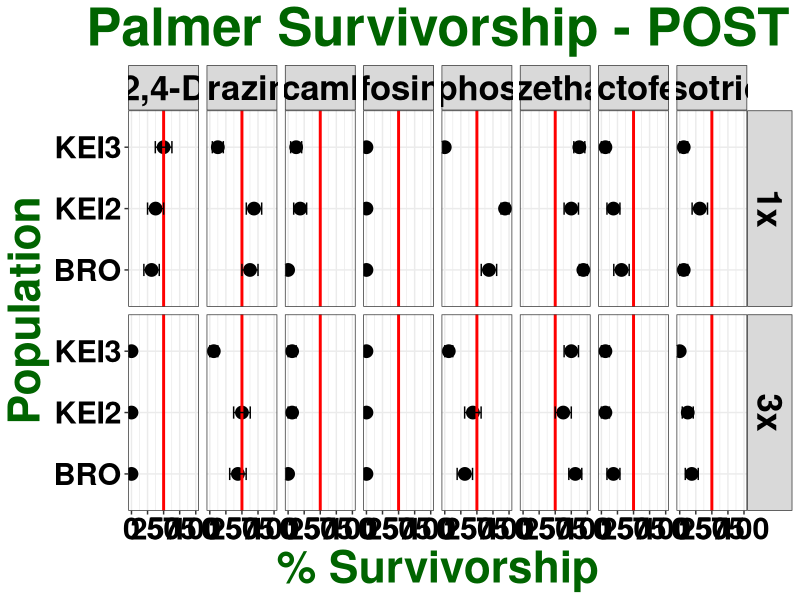

Generate this figure with R: (Note: this script raises an error after producing the figure.)
## ---- chunk 1

knitr::opts_chunk$set(echo = TRUE)
library(dplyr)
library(ggplot2)
library(ggpubr)

## ---- chunk 2

palmer <- read.csv("All POST_Reduction.csv")

str(palmer)

palmer$run <- as.factor(palmer$run)

palmer$pop <- as.factor(palmer$pop)

palmer$herb <- as.factor(palmer$herb)

palmer$rate <- as.factor(palmer$rate)

palmer$rep <- as.factor(palmer$rep)

str(palmer)

## ---- chunk 3

summary <- palmer %>% 
  group_by(pop, herb, rate) %>% 
  summarise(n = sum(!is.na(surv)), 
            mean = mean(surv, na.rm = TRUE), 
            sd = sd(surv, na.rm = TRUE),
            se = sd / sqrt(n),
            CI = qnorm(1- 0.05/2) * se)

summary$herb <- factor(summary$herb,
                       levels = c("2,4-D", "atrazine", "dicamba", "glufosinate", "glyphosate", "imazethapyr", "lactofen", "mesotrione"))

summary
            
## ---- chunk 4

ggplot(summary, aes(x = mean*100, y = pop)) + 
  geom_point(size = 4) + 
  geom_vline(xintercept = 50, size = 1, colour = "red") +
  geom_errorbar(aes(xmin = (mean*100) - (se*100), xmax = (mean*100) + (se*100), width = 0.2)) + 
  facet_grid(rate ~ herb, labeller = label_value) +
  labs(title = "Palmer Survivorship - POST", x = "% Survivorship", y = "Population") + 
  theme_bw() + 
  theme (plot.title = element_text(face = "bold", hjust = 0.5, size = 38, colour = "darkgreen"), 
         axis.title = element_text(face = "bold", size = 32, colour = "darkgreen"), 
         axis.text = element_text(face = "bold", size = 22, colour = "black"),
         strip.text = element_text(face = "bold", size = 25, colour = "black")) +
  ggsave("RAW SURV_POPxHERBxRATE.jpeg", units="in", width=30, height=7, dpi=600)


